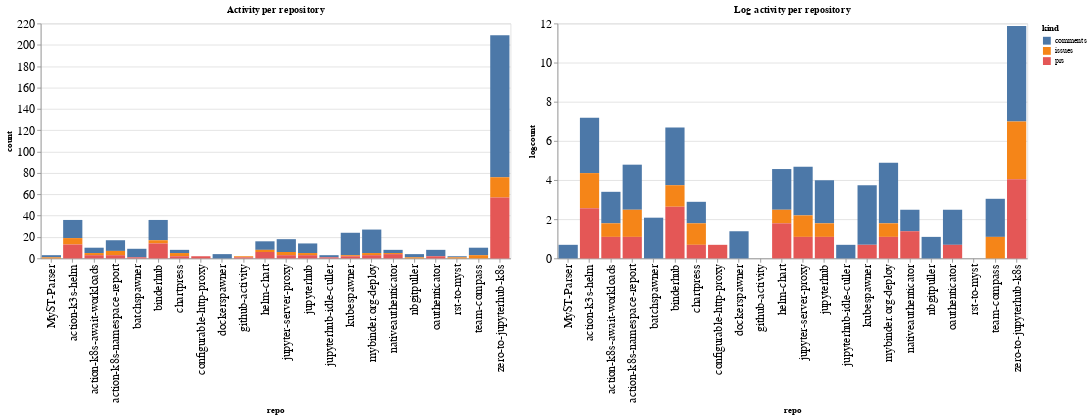

The code cell stored with this chart in its notebook:
### Code cell
ch1 = alt.Chart(repo_summaries, width=600, title="Activity per repository").mark_bar().encode(
    x='repo',
    y='count',
    color='kind',
    tooltip="kind"
)

ch2 = alt.Chart(repo_summaries, width=600, title="Log activity per repository").mark_bar().encode(
    x='repo',
    y='logcount',
    color='kind',
    tooltip="kind"
)

ch1 | ch2

### Figure 1 — Vega-Lite specification as saved in the notebook (floating-point values rounded to 4 significant figures)
{"config": {"axisLeft": {"labelFontSize": 15}, "axisBottom": {"labelFontSize": 15}}, "hconcat": [{"mark": "bar", "encoding": {"color": {"type": "nominal", "field": "kind"}, "tooltip": {"type": "nominal", "field": "kind"}, "x": {"type": "nominal", "field": "repo"}, "y": {"type": "quantitative", "field": "count"}}, "title": "Activity per repository", "width": 600}, {"mark": "bar", "encoding": {"color": {"type": "nominal", "field": "kind"}, "tooltip": {"type": "nominal", "field": "kind"}, "x": {"type": "nominal", "field": "repo"}, "y": {"type": "quantitative", "field": "logcount"}}, "title": "Log activity per repository", "width": 600}], "data": {"name": "data-fce9156e0d4c542f69eaf7439b9da195"}, "$schema": "https://vega.github.io/schema/vega-lite/v4.8.1.json", "datasets": {"data-fce9156e0d4c542f69eaf7439b9da195": [{"repo": "MyST-Parser", "kind": "comments", "count": 2, "logcount": 0.6931}, {"repo": "MyST-Parser", "kind": "issues", "count": 1, "logcount": 0.0}, {"repo": "action-k3s-helm", "kind": "comments", "count": 17, "logcount": 2.833}, {"repo": "action-k3s-helm", "kind": "issues", "count": 6, "logcount": 1.792}, {"repo": "action-k3s-helm", "kind": "prs", "count": 13, "logcount": 2.565}, {"repo": "action-k8s-await-workloads", "kind": "comments", "count": 5, "logcount": 1.609}, {"repo": "action-k8s-await-workloads", "kind": "issues", "count": 2, "logcount": 0.6931}, {"repo": "action-k8s-await-workloads", "kind": "prs", "count": 3, "logcount": 1.099}, {"repo": "action-k8s-namespace-report", "kind": "comments", "count": 10, "logcount": 2.303}, {"repo": "action-k8s-namespace-report", "kind": "issues", "count": 4, "logcount": 1.386}, {"repo": "action-k8s-namespace-report", "kind": "prs", "count": 3, "logcount": 1.099}, {"repo": "batchspawner", "kind": "comments", "count": 8, "logcount": 2.079}, {"repo": "batchspawner", "kind": "prs", "count": 1, "logcount": 0.0}, {"repo": "binderhub", "kind": "comments", "count": 19, "logcount": 2.944}, {"repo": "binderhub", "kind": "issues", "count": 3, "logcount": 1.099}, {"repo": "binderhub", "kind": "prs", "count": 14, "logcount": 2.639}, {"repo": "chartpress", "kind": "comments", "count": 3, "logcount": 1.099}, {"repo": "chartpress", "kind": "issues", "count": 3, "logcount": 1.099}, {"repo": "chartpress", "kind": "prs", "count": 2, "logcount": 0.6931}, {"repo": "configurable-http-proxy", "kind": "prs", "count": 2, "logcount": 0.6931}, {"repo": "dockerspawner", "kind": "comments", "count": 4, "logcount": 1.386}, {"repo": "github-activity", "kind": "issues", "count": 1, "logcount": 0.0}, {"repo": "github-activity", "kind": "prs", "count": 1, "logcount": 0.0}, {"repo": "helm-chart", "kind": "comments", "count": 8, "logcount": 2.079}, {"repo": "helm-chart", "kind": "issues", "count": 2, "logcount": 0.6931}, {"repo": "helm-chart", "kind": "prs", "count": 6, "logcount": 1.792}, {"repo": "jupyter-server-proxy", "kind": "comments", "count": 12, "logcount": 2.485}, {"repo": "jupyter-server-proxy", "kind": "issues", "count": 3, "logcount": 1.099}, {"repo": "jupyter-server-proxy", "kind": "prs", "count": 3, "logcount": 1.099}, {"repo": "jupyterhub", "kind": "comments", "count": 9, "logcount": 2.197}, {"repo": "jupyterhub", "kind": "issues", "count": 2, "logcount": 0.6931}, {"repo": "jupyterhub", "kind": "prs", "count": 3, "logcount": 1.099}, {"repo": "jupyterhub-idle-culler", "kind": "comments", "count": 2, "logcount": 0.6931}, {"repo": "jupyterhub-idle-culler", "kind": "prs", "count": 1, "logcount": 0.0}, {"repo": "kubespawner", "kind": "comments", "count": 21, "logcount": 3.045}, {"repo": "kubespawner", "kind": "issues", "count": 1, "logcount": 0.0}, {"repo": "kubespawner", "kind": "prs", "count": 2, "logcount": 0.6931}, {"repo": "mybinder.org-deploy", "kind": "comments", "count": 22, "logcount": 3.091}, {"repo": "mybinder.org-deploy", "kind": "issues", "count": 2, "logcount": 0.6931}, {"repo": "mybinder.org-deploy", "kind": "prs", "count": 3, "logcount": 1.099}, {"repo": "nativeauthenticator", "kind": "comments", "count": 3, "logcount": 1.099}, {"repo": "nativeauthenticator", "kind": "issues", "count": 1, "logcount": 0.0}, {"repo": "nativeauthenticator", "kind": "prs", "count": 4, "logcount": 1.386}, {"repo": "nbgitpuller", "kind": "comments", "count": 3, "logcount": 1.099}, {"repo": "nbgitpuller", "kind": "issues", "count": 1, "logcount": 0.0}, {"repo": "oauthenticator", "kind": "comments", "count": 6, "logcount": 1.792}, {"repo": "oauthenticator", "kind": "prs", "count": 2, "logcount": 0.6931}, {"repo": "rst-to-myst", "kind": "comments", "count": 1, "logcount": 0.0}, {"repo": "rst-to-myst", "kind": "issues", "count": 1, "logcount": 0.0}, {"repo": "team-compass", "kind": "comments", "count": 7, "logcount": 1.946}, {"repo": "team-compass", "kind": "issues", "count": 3, "logcount": 1.099}, {"repo": "zero-to-jupyterhub-k8s", "kind": "comments", "count": 133, "logcount": 4.89}, {"repo": "zero-to-jupyterhub-k8s", "kind": "issues", "count": 19, "logcount": 2.944}, {"repo": "zero-to-jupyterhub-k8s", "kind": "prs", "count": 57, "logcount": 4.043}]}}
